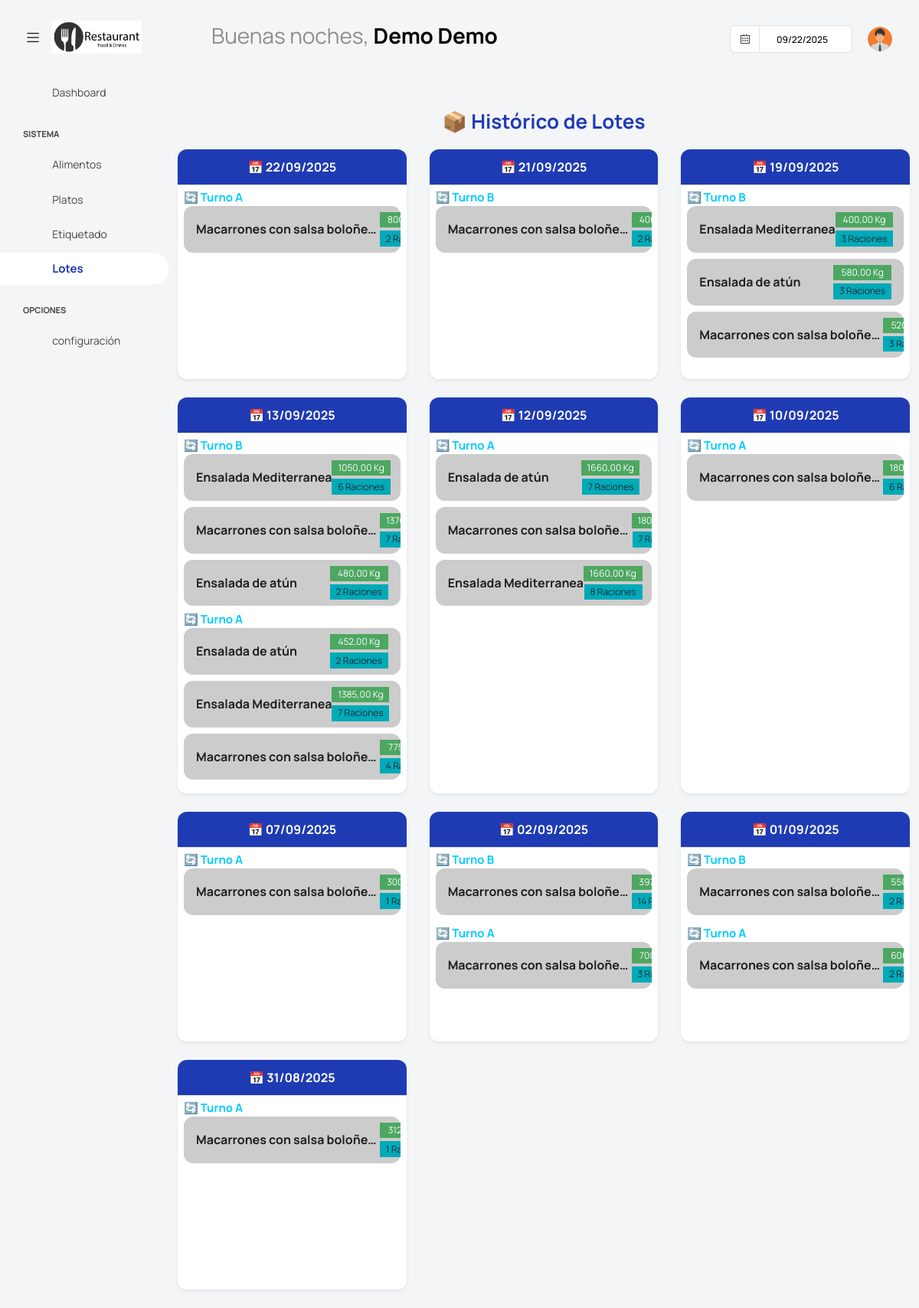
The page /platos/lotes/historicos/ (signed in) on the database its author committed.
### app/super/models.py (models this page shows, shortened)
class UserProfile(models.Model):
    centro = models.ForeignKey('Centros' ,on_delete=models.CASCADE, null=True, blank =True)
    user = models.OneToOneField(User, on_delete=models.CASCADE)
    username = models.CharField(max_length=100)
    password = models.CharField(max_length=100)
    nombre = models.CharField(max_length=100)
    apellidos = models.CharField(max_length=100)
    cargo = models.CharField(max_length=100, blank=True, null=True)
    imagen = models.ImageField(default='users/default.png', upload_to='users/', null=True, blank =True)
    estado =models.BooleanField(default=True)

### app/platos/models.py (models this page shows, shortened)
class Plato(ModeloBaseCentro):
    nombre = models.CharField(max_length=100)
    codigo = models.CharField(max_length=10, unique=True, help_text="Código único para el plato")
    vida_util = models.PositiveIntegerField(default=0, help_text="Número de días que se suman a la fecha de producción para calcular la caducidad", null=True, blank=True)
    tipoplato = models.ForeignKey(TipoPlato, on_delete=models.CASCADE, null=True, blank=True)
    imagen = models.ImageField(upload_to='platos/', null=True, blank=True)
    salsa = models.ForeignKey(Salsa, on_delete=models.CASCADE, null=True, blank=True)
    descripcion = models.TextField(blank=True, null=True)
    class Meta:
        verbose_name = 'Plato'
        verbose_name_plural = 'Platos'
        unique_together = ('nombre', 'centro')  # Evita nombres duplicados en el mismo centro

### app/platos/views.py (the view)
# urls.py: path('lotes/historicos/', LotesResumenListView.as_view(), name='LotesResumenListView'),
class LotesResumenListView(ListView):
    model = EtiquetaPlato
    template_name = "platos/lotes_resumen.html"
    context_object_name = "etiquetas"
    def get_queryset(self):
        return EtiquetaPlato.objects.filter(impresa=True).order_by("fecha", "lote")
    def get_context_data(self, **kwargs):
        context = super().get_context_data(**kwargs)
        etiquetas = EtiquetaPlato.objects.all().order_by("-fecha")
        from collections import defaultdict
        lotes_agrupados = defaultdict(lambda: defaultdict(lambda: defaultdict(lambda: {"cantidad_total": 0, "num_platos": 0})))
        for e in etiquetas:
            fecha_str = e.fecha.strftime("%d/%m/%Y") if e.fecha else "Sin fecha"
            turno = "A"
            if e.lote and "-" in e.lote:
                partes = e.lote.split("-")
                if len(partes) >= 3:
                    turno = partes[-2]  # el turno siempre está antes del número
            plato_nombre = e.plato.nombre
            lotes_agrupados[fecha_str][turno][plato_nombre]["cantidad_total"] += float(e.peso)
            lotes_agrupados[fecha_str][turno][plato_nombre]["num_platos"] += 1
        def recursive_dict(d):
            if isinstance(d, defaultdict):
                return {k: recursive_dict(v) for k, v in d.items()}
            return d
        context["lotes_agrupados"] = recursive_dict(lotes_agrupados)
        context.update(datos_centro(self.request))
        return context

### templates/platos/lotes_resumen.html (shortened to what this page needs)
{% extends "base.html" %}
{% block content %}
<div class="container mt-5">
    <h2 class="mb-4 text-center text-primary fw-bold">
        📦 Histórico de Lotes
    </h2>
    <div class="row">
        {% for fecha, turnos in lotes_agrupados.items %}
            <div class="col-xl-4 col-lg-4 col-md-6 col-sm-12 mb-4">
                <div class="card shadow-sm h-100 border-0" style="min-height: 300px;">
                    <div class="card-header bg-primary text-white text-center">
                        <span class="fw-bold d-block">
                            📅 {{ fecha }}
                        </span>
                    </div>
                    <div class="card-body p-2">
                        {% for turno, platos in turnos.items %}
                            <div class="mb-2">
                                <h6 class="text-secondary fw-bold mb-1">
                                    🔄 Turno {{ turno }}
                                </h6>
                                <div class="scrollable-platos" style="max-height: 200px; overflow-y: auto;">
                                    {% for plato_nombre, datos in platos.items %}
                                        <div class="card mb-2 border-0 bg-light">
                                            <div class="card-body py-2 px-3">
                                                <div class="d-flex justify-content-between align-items-center">
                                                    <div class="flex-grow-1">
                                                        <strong class="d-block text-truncate" style="max-width: 240px;" title="{{ plato_nombre }}">
                                                             {{ plato_nombre }}
                                                        </strong>
                                                    </div>
                                                    <div class="text-end">
                                                        <span class="badge bg-success d-block mb-1">
                                                            {{ datos.cantidad_total|floatformat:2 }} Kg
                                                        </span>
                                                        <span class="badge bg-info text-dark">
                                                            {{ datos.num_platos }} Raciones
                                                        </span>
                                                    </div>
                                                </div>
                                            </div>
                                        </div>
                                    {% endfor %}
                                </div>
                            </div>
                        {% endfor %}
                    </div>
                </div>
            </div>
        {% empty %}
            <div class="col-12">
                <div class="alert alert-warning text-center">
                    ⚠️ No hay lotes históricos registrados.
                </div>
            </div>
        {% endfor %}
    </div>
</div>
{% endblock %}

### templates/base.html (shortened to what this page needs)
{% load static %}
<html lang="es">
<head>
  <link href={% static "vendor/feather/feather.css" %} rel="stylesheet">
  <link href={% static "vendor/mdi/css/materialdesignicons.min.css" %} rel="stylesheet">
  <link href={% static "vendor/ti-icons/css/themify-icons.css" %} rel="stylesheet">
  <link href={% static "vendor/font-awesome/css/font-awesome.min.css" %} rel="stylesheet">
  <link href={% static "vendor/typicons/typicons.css" %} rel="stylesheet">
  <link href={% static "vendor/simple-line-icons/css/simple-line-icons.css" %} rel="stylesheet">
  <link href={% static "vendor/css/vendor.bundle.base.css" %} rel="stylesheet">
  <link href={% static "vendor/bootstrap-datepicker/bootstrap-datepicker.min.css" %} rel="stylesheet">
  <link href={% static "js/select.dataTables.min.css" %} rel="stylesheet" type="text/css" >
  <link rel="stylesheet" href={% static "css/style.css" %}>
</head>
  <body class="with-welcome-text">
    <div class="container-scroller">
      <nav class="navbar default-layout col-lg-12 col-12 p-0 fixed-top d-flex align-items-top flex-row">
        <div class="text-center navbar-brand-wrapper d-flex align-items-center justify-content-start">
          <div class="me-3">
            <button class="navbar-toggler navbar-toggler align-self-center" type="button" data-bs-toggle="minimize">
              <span class="icon-menu"></span>
            </button>
          </div>
          <div>
            <a class="navbar-brand brand-logo" href="index.html">
              <img src="{{ imagen_centro_url }}" style="width:150px !important; height:auto;" alt="{{ centro.nombre }}">
            </a>
          </div>
        </div>
        <div class="navbar-menu-wrapper d-flex align-items-top">
          <ul class="navbar-nav">
            <li class="nav-item fw-semibold d-none d-lg-block ms-0">
              <h1 class="welcome-text">{{ saludo }}, <span class="text-black fw-bold">{{ nombre }} {{ apellidos }}</span></h1>
          </ul>
          <ul class="navbar-nav ms-auto">
            <li class="nav-item d-none d-lg-block">
              <div id="datepicker-popup" class="input-group date datepicker navbar-date-picker">
                <span class="input-group-addon input-group-prepend border-right">
                  <span class="icon-calendar input-group-text calendar-icon"></span>
                </span>
                <input type="text" class="form-control">
              </div>
            </li>
            <li class="nav-item dropdown d-none d-lg-block user-dropdown">
              <a class="nav-link" id="UserDropdown" href="#" data-bs-toggle="dropdown" aria-expanded="false">
                <img class="img-xs rounded-circle" src="{{ imagen_user_url }}" alt="Profile image"> </a>
            </li>
          </ul>
        </div>
      </nav>
    <div class="container-fluid page-body-wrapper">
      <nav class="sidebar sidebar-offcanvas" id="sidebar">
        <ul class="nav">
          <li class="nav-item">
            <a class="nav-link" href="{% url 'dashuser:home' %}">
              <i class="mdi mdi-grid-large menu-icon"></i>
              <span class="menu-title">Dashboard</span>
            </a>
          </li>
          <li class="nav-item nav-category">Sistema</li>
            <li class="nav-item">
              <a class="nav-link" href="{% url 'dashuser:AlimentoList' %}">
                <i class="menu-icon mdi mdi-food-variant"></i>
                <span class="menu-title">Alimentos</span>
              </a>
            </li>
            <li class="nav-item">
              <a class="nav-link" href="{% url 'platos:PlatoList' %}">
                <i class="menu-icon mdi mdi-food-turkey"></i>
                <span class="menu-title">Platos</span>
              </a>
            </li>
            <li class="nav-item">
              <a class="nav-link" href="{% url 'platos:generar_etiqueta' %}">
                <i class="menu-icon mdi mdi-tag"></i>
                <span class="menu-title">Etiquetado</span>
              </a>
            </li>
            <li class="nav-item">
              <a class="nav-link" href="{% url 'platos:LotesResumenListView' %}">
                <i class="menu-icon mdi mdi-package-variant"></i>
                <span class="menu-title">Lotes</span>
              </a>
            </li>
          <li class="nav-item nav-category">Opciones</li>
            <li class="nav-item">
              <a class="nav-link" data-bs-toggle="collapse" href="#confi" aria-expanded="false" aria-controls="confi">
                <i class="menu-icon mdi mdi-filter"></i>
                <span class="menu-title">configuración</span>
                <i class="menu-arrow"></i>
              </a>
            </li>
        </ul>
      </nav>
      <div class="main-panel">
          {% block content %}
          {% endblock content %}
      </div>
  </div>
</body>
</html>

### templates/platos/lotes_resumen.html (style rules this page uses)
.card { border-radius: 12px; transition: transform 0.2s ease-in-out, box-shadow 0.2s ease-in-out; }
.card-header { border-top-left-radius: 12px !important; border-top-right-radius: 12px !important; padding: 12px 15px; }
.badge { font-size: 0.75em; padding: 0.35em 0.65em; }

### rows shown on the page
UserProfile: nombre "Demo", apellidos "Demo"
Plato: platos "Macarrones con salsa boloñe…" "Macarrones con salsa boloñe…" "Macarrones con salsa boloñe…" "Macarrones con salsa boloñe…" "Macarrones con salsa boloñe…" "Macarrones con salsa boloñe…" "Macarrones con salsa boloñe…" "Macarrones con salsa boloñe…" "Macarrones con salsa boloñe…" "Macarrones con salsa boloñe…" "Macarrones con salsa boloñe…" "Macarrones con salsa boloñe…" "Macarrones con salsa boloñe…"
Plato: platos "Ensalada Mediterranea" "Ensalada Mediterranea" "Ensalada Mediterranea" "Ensalada Mediterranea"
Plato: platos "Ensalada de atún" "Ensalada de atún" "Ensalada de atún" "Ensalada de atún"

### other values the page prints
{{ saludo }} "Buenas noches"
{{ fecha }} "22/09/2025" "21/09/2025" "19/09/2025" "13/09/2025" "12/09/2025" "10/09/2025" "07/09/2025" "02/09/2025" "01/09/2025" "31/08/2025"
{{ turno }} "A" "B" "B" "B" "A" "A" "A" "A" "B" "A" "B" "A" "A"
{{ datos.num_platos }} "2" "2" "3" "3" "3" "6" "7" "2" "2" "7" "4" "7" "7" "8" "6" "1" "14" "3" "2" "2" "1"
{{ datos.cantidad_total|floatformat:2 }} "400,00" "580,00" "1050,00" "480,00" "452,00" "1385,00" "1660,00" "1660,00"
